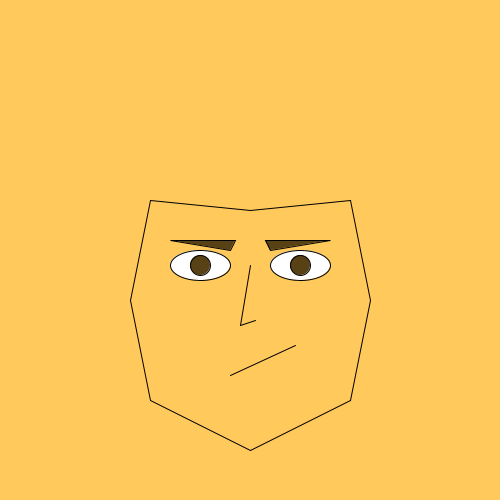
Frame 1 (no input)
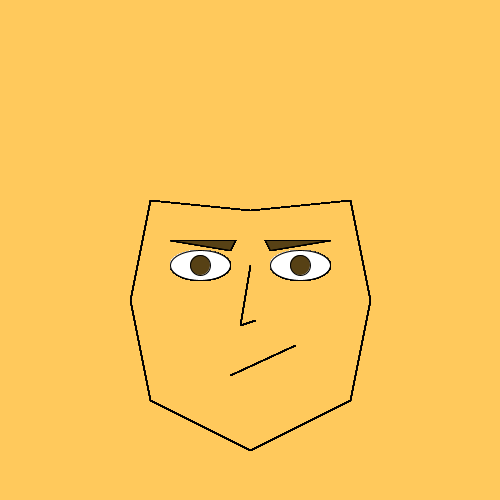
Frame 60 (the mouse pressed at the canvas centre just before this capture)
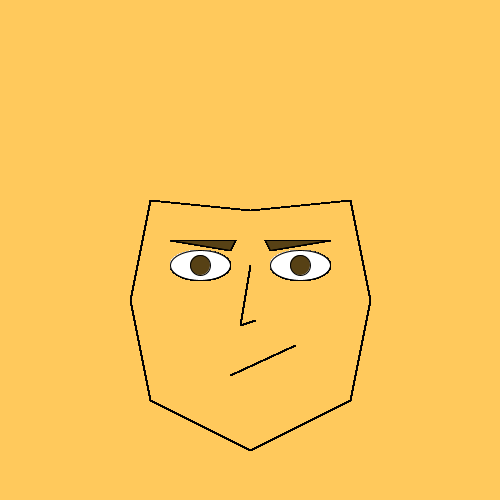
Frame 120 (the mouse held since frame 60 and released just before this capture)

The Processing sketch that drew these frames (run headless with seeded random() and noise(); from frame 60 on, the mouse is pressed at the canvas centre):

// Processing sketch: processing_116710
// ── processing_116710.pde

void setup(){
  size(500,500); //la mida del recuadre.
  background(#FFC95C); //El color de fons.
 }

void draw(){
  
  println(mouseX+","+mouseY); //Per a veure la posició del mouse en pantalla.
  
  //cara
  line(250,450, 350,400);
  line(250,450, 150,400);
  line(150,400, 130,300);
  line(350,400, 370,300);
  line(370,300, 350,200);
  line(130,300, 150,200);
  line(350,200, 250,210);
  line(150,200, 250,210);
  
  //ulls
  fill(#FFFFFF);
  ellipse(200,265, 60,30);
  
  fill(#574115);
  ellipse(200,265, 20,20);
  
  fill(#FFFFFF);
  ellipse(300,265, 60,30);
  
  fill(#574115);
  ellipse(300,265, 20,20);
  
  //nas
  line(250,265, 240,325);
  line(240,325, 255,320);
  
  //boca
  line(230,375, 295,345);
  
  //celles
  triangle(170,240, 235,240, 230,250);
  triangle(270,250, 265,240, 330,240);
 }
